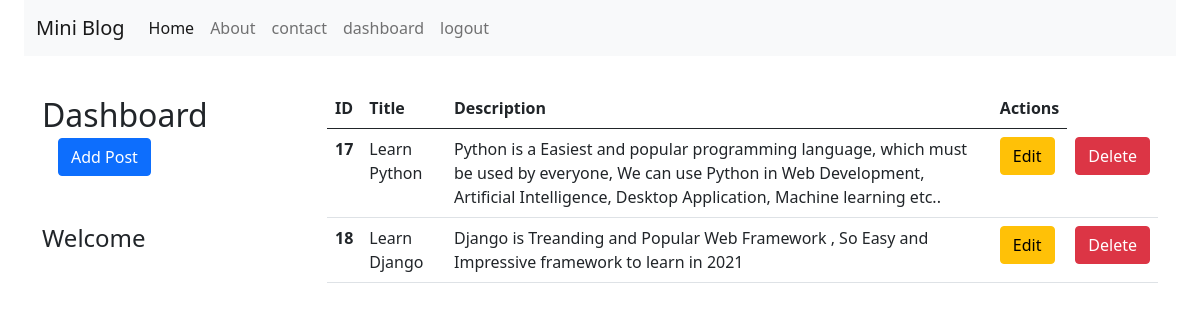
Before: /dashboard/ (signed in) with the older database file.
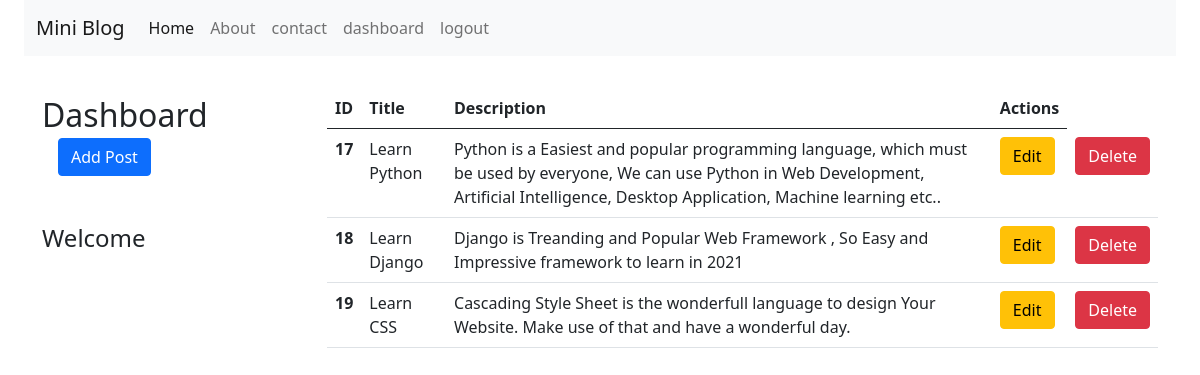
After: the same page with the newer database file.
### blogging/models.py (models this page shows)
class Blog(models.Model):
    title = models.CharField(max_length=100)
    desc = models.TextField(max_length=500)

### blogging/views.py (the view)
# urls.py: path('dashboard/', views.dashboard, name='dashboard'),
def dashboard(request):
    if request.user.is_authenticated:
        blogdesc = Blog.objects.all()
        return render(request, 'blogging/dashboard.html',{'Blog': blogdesc, 'name': request.user.first_name})
    else:
        return HttpResponseRedirect('/login/')

### blogging/templates/blogging/dashboard.html (shortened to what this page needs)
{% extends 'blogging/base.html' %}
{% block content %}
<div class="container">
    <div class="row mt-3">
        <div class="col-sm-3">
            <h2>Dashboard <a href="{% url 'addpost' %}" class="btn btn-primary ms-3">Add Post</a></h2>
            <h4 class="mt-5">Welcome</h4>
        </div>
        <div class="col-sm-9 mt-3">
          {% if Blog %}
            <table class="table table-hover">
                <thead>
                  <tr>
                    <th scope="col">ID</th>
                    <th scope="col">Title</th>
                    <th scope="col">Description</th>
                    <th scope="col">Actions</th>
                  </tr>
                </thead>
                <tbody>
                    {% for BD in Blog %}
                  <tr>
                    <th>{{BD.id}}</th>
                    <td>{{BD.title}}</td>
                    <td>{{BD.desc}}</td>
                    <td><a href="{% url 'editpost' BD.id %}" class="btn btn-warning">Edit</a></td>
                    <td>
                      {% if perms.blogging.delete_blog %}
                      <form action="{% url 'deletepost' BD.id %}" method="post">
                        <input type="submit" value="Delete" class="btn btn-danger" name="" id="">
                      </form>
                      {% endif %}
                    </td>
                  </tr>
                  {% endfor %}
                </tbody>
              </table>
              {% else %}
              <h2>No Data Found</h2>
              {% endif %}
        </div>
    </div>
</div>
{% endblock content %}

Changed rows visible on the page:
added Blog: id "19", title "Learn CSS", desc "Cascading Style Sheet is the wonderfull language to design Your Website. Make use of that and have a wonderful day."
